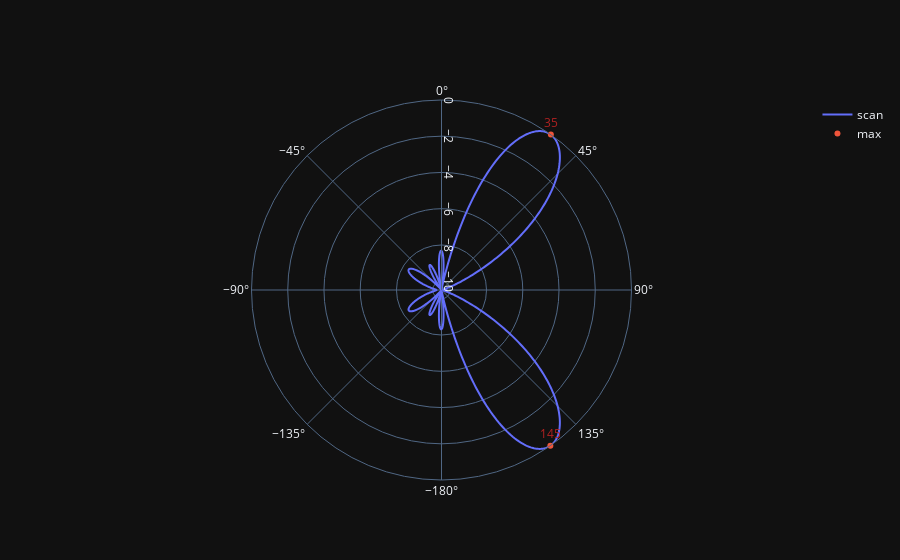

Notebook source saved alongside this figure:
### Markdown cell above
## Visualise it in a polar plan

Calculate max value

### Code cell
max_val = theta_scan.copy()
max_val.fill(None)
max_val[np.argmax(results[250:750])+250] = 0
max_val[np.argmax(results)] = 0

if use_matplotlib:
    fig, ax = plt.subplots(subplot_kw={'projection': 'polar'})
    ax.plot(theta_scan, results) # MAKE SURE TO USE RADIAN FOR POLAR
    ax.plot(theta_scan, max_val)
    ax.set_theta_zero_location('N') # make 0 degrees point up
    ax.set_theta_direction(-1) # increase clockwise
    ax.set_rlabel_position(55)  # Move grid labels away from other labels
    plt.show()
else:
    fig = go.Figure()
    fig.add_trace(go.Scatterpolar(r=results, theta=np.degrees(theta_scan), name='scan', mode='lines', showlegend=True))
    fig.add_trace(go.Scatterpolar(r=max_val, theta=np.degrees(theta_scan), name='max', mode='markers+text', showlegend=True, 
                                  text=np.degrees(theta_scan).astype(int), textposition="top center", textfont=dict(color="Red") ))
    fig.update_layout(polar = dict(radialaxis_angle = 90, angularaxis = dict(direction = "clockwise" ), sector=[-180, 180]))
    fig.update_layout(template="plotly_dark")
    fig.show()

### Figure 1 — Plotly figure (JSON) as saved in the notebook; plotly's stock layout.template omitted (floating-point values rounded to 4 significant figures; data arrays with more than 128 entries replaced by an {"elided": "..."} marker saying what was removed)
{"data": [{"mode": "lines", "name": "scan", "r": {"elided": "1000 float values"}, "showlegend": true, "theta": {"elided": "1000 float values"}, "type": "scatterpolar"}, {"mode": "markers+text", "name": "max", "r": {"elided": "1000 int values"}, "showlegend": true, "text": {"elided": "1000 int values"}, "textfont": {"color": "FireBrick"}, "textposition": "top center", "theta": {"elided": "1000 float values"}, "type": "scatterpolar"}], "layout": {"polar": {"angularaxis": {"direction": "clockwise"}, "radialaxis": {"angle": 90}, "sector": [-180, 180]}}}
